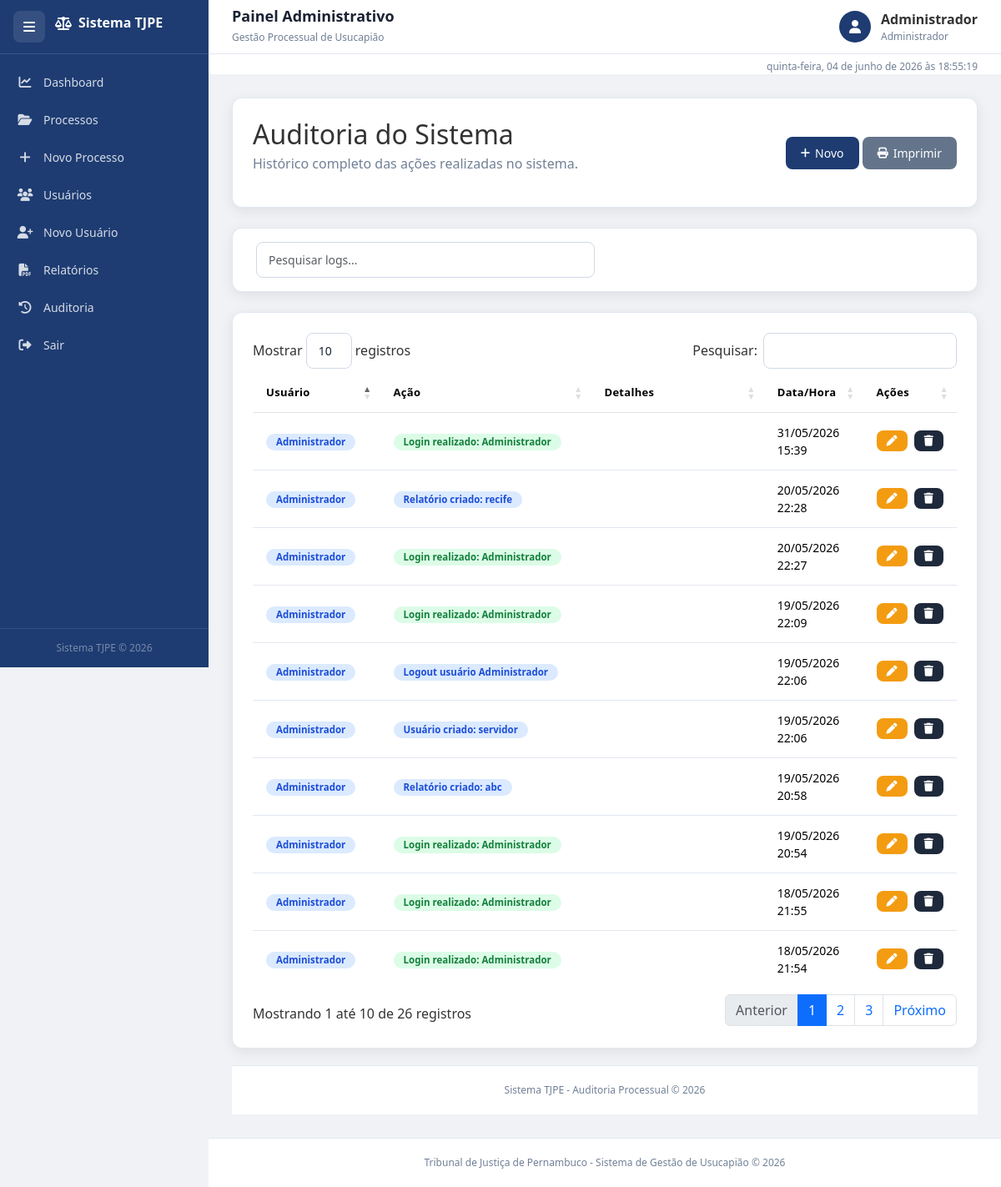
Page /auditoria (signed in) on the earlier database version.
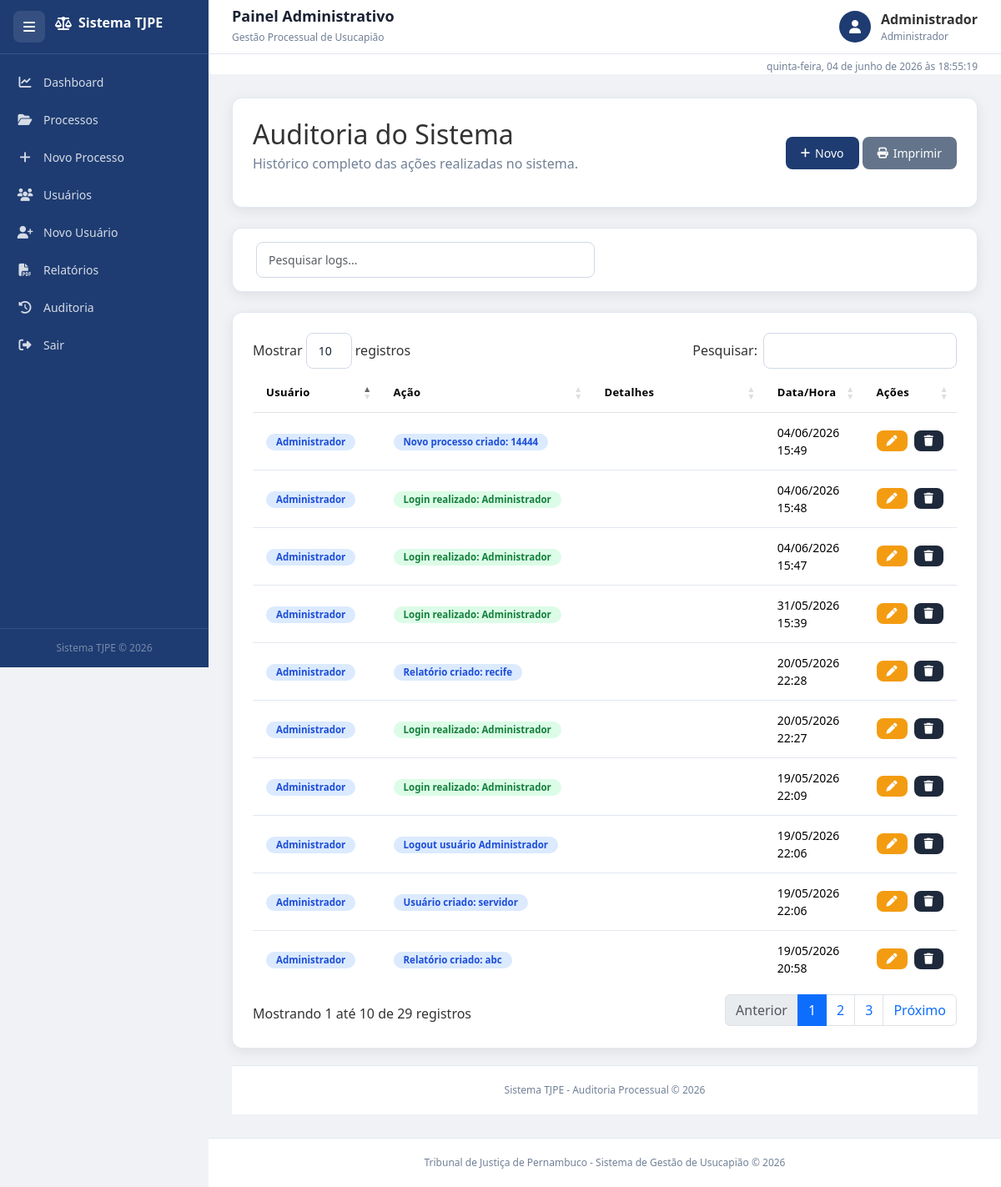
Same page on the later database version.
### tables this page shows
CREATE TABLE auditoria (
        id INTEGER PRIMARY KEY AUTOINCREMENT,
        acao TEXT,
        data TEXT
    , usuario TEXT, detalhes TEXT, data_hora TEXT);

### projeto_tj.py (the view)
@app.route("/auditoria")
@login_required
def auditoria():
    conn = get_db_connection()
    logs = conn.execute(
        """
        SELECT *
        FROM auditoria
        ORDER BY id DESC
        """
    ).fetchall()
    conn.close()
    logs_norm = []
    for l in logs:
        d = dict(l)
        usuario = d.get("usuario") or d.get("user") or "Sistema"
        acao = d.get("acao") or d.get("acao")
        detalhes = d.get("detalhes") or d.get("detalhe") or ""
        data_hora = d.get("data_hora") or d.get("data") or ""
        logs_norm.append({
            "id": d.get("id"),
            "usuario": usuario,
            "acao": acao,
            "detalhes": detalhes,
            "data_hora": data_hora
        })
    return render_template(
        "auditoria.html",
        logs=logs_norm
    )

### projeto_tj.py (called while the page is built, shortened)
def get_db_connection():
    conn = sqlite3.connect(DATABASE)
    conn.row_factory = sqlite3.Row
    return conn

def login_required(f):
    @wraps(f)
    def decorated_function(*args, **kwargs):
        return f(*args, **kwargs)
    return decorated_function

### templates/auditoria.html (shortened to what the changed rows need)
{% extends 'base.html' %}
{% block content %}
<div class="fade-in">
    <div class="card-box mb-4">
        <div class="d-flex justify-content-between align-items-center flex-wrap">
            <div>
                <h2 class="mb-1">
                    Auditoria do Sistema
                </h2>
            </div>
        </div>
    </div>
    <div class="card-box">
        <div class="table-responsive">
            <table
                class="table table-hover align-middle"
                id="tabelaAuditoria"
            >
                <thead>
                    <tr>
                        <th width="20%">
                            Usuário
                        </th>
                        <th width="20%">
                            Ação
                        </th>
                        <th width="40%">
                            Detalhes
                        </th>
                        <th width="15%">
                            Data/Hora
                        </th>
                        <th width="5%">
                            Ações
                        </th>
                    </tr>
                </thead>
                <tbody>
                    {% for l in logs %}
                    <tr>
                        <td>
                            <span class="badge badge-info">
                                {{ l['usuario'] }}
                            </span>
                        </td>
                        <td>
                            {% if "Login" in l['acao'] %}
                                <span class="badge badge-success">
                                    {{ l['acao'] }}
                                </span>
                            {% elif "excluído" in l['acao'] %}
                                <span class="badge badge-danger">
                                    {{ l['acao'] }}
                                </span>
                            {% elif "editado" in l['acao'] %}
                                <span class="badge badge-warning">
                                    {{ l['acao'] }}
                                </span>
                            {% else %}
                                <span class="badge badge-info">
                                    {{ l['acao'] }}
                                </span>
                            {% endif %}
                        </td>
                        <td>
                        </td>
                        <td>
                            {{ l['data_hora'] }}
                        </td>
                        <td>
                            <div class="d-flex gap-2">
                            {% if session.get('perfil') == 'Administrador' %}
                                <a href="{{ url_for('editar_auditoria', id=l['id']) }}" class="btn btn-sm btn-warning">
                                    <i class="fa fa-pen"></i>
                            {% endif %}
                                </a>
                            {% if session.get('perfil') == 'Administrador' %}
                                <a href="{{ url_for('excluir_auditoria', id=l['id']) }}" class="btn btn-sm btn-dark" onclick="return confirm('Confirma exclusão?')">
                            {% endif %}
                                    <i class="fa fa-trash"></i>
                                </a>
                            </div>
                        </td>
                    </tr>
                    {% endfor %}
                </tbody>
            </table>
        </div>
    </div>
</div>
{% endblock %}

Differences in the rows shown:
no longer on this page (row unchanged): auditoria: usuario "Administrador", acao "Login realizado: Administrador", data_hora "19/05/2026 20:54"
no longer on this page (row unchanged): auditoria: usuario "Administrador", acao "Login realizado: Administrador", data_hora "18/05/2026 21:55"
no longer on this page (row unchanged): auditoria: usuario "Administrador", acao "Login realizado: Administrador", data_hora "18/05/2026 21:54"
added auditoria: usuario "Administrador", acao "Novo processo criado: 14444", data_hora "04/06/2026 15:49"
added auditoria: usuario "Administrador", acao "Login realizado: Administrador", data_hora "04/06/2026 15:48"
added auditoria: usuario "Administrador", acao "Login realizado: Administrador", data_hora "04/06/2026 15:47"
Other differences:
text written by a page script: "Mostrar registros Pesquisar: Mostrando 1 até 10 de 26 registros Anterior 1 2 3 Próximo" → "Mostrar registros Pesquisar: Mostrando 1 até 10 de 29 registros Anterior 1 2 3 Próximo"
